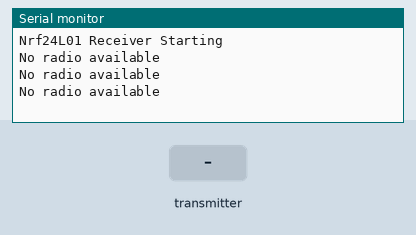
The sketch below on a simulated Arduino Uno, built with avr-gcc and run on an emulated ATmega328P. On the bench: the last lines printed to the serial monitor. The test bench sets the inputs (shaded band). No radio packets arrive unless stated.

Above: at 2.2 s.
2.3 s: the transmitter starts sending joystick.0 = 0
At 2.9 s:
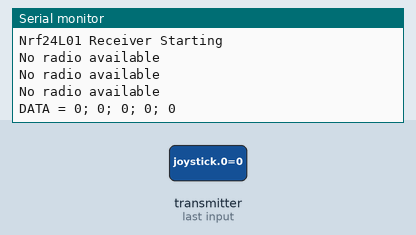
4.5 s: the transmitter starts sending joystick.1 = 256
At 4.9 s:
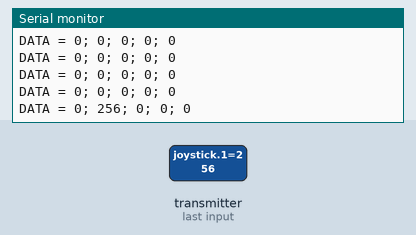
7.5 s: the transmitter starts sending joystick.2 = 256
At 7.9 s:
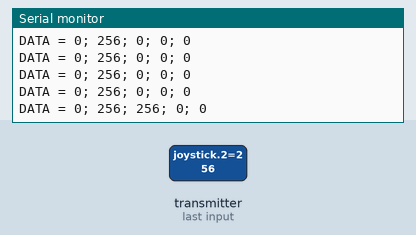
10.5 s: the transmitter starts sending joystick.3 = 256
At 10.9 s:
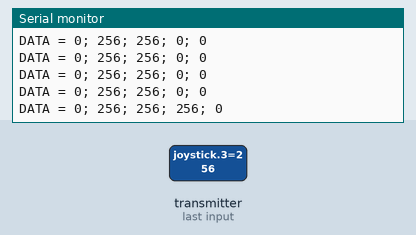
12.0 s: the transmitter starts sending joystick.4 = 256
At 12.5 s:
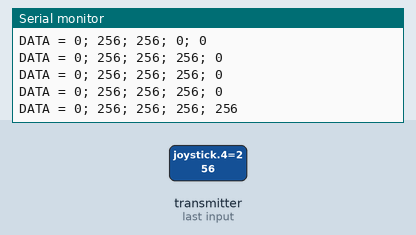
13.5 s: the transmitter starts sending joystick.0 = 256
At 14.0 s:
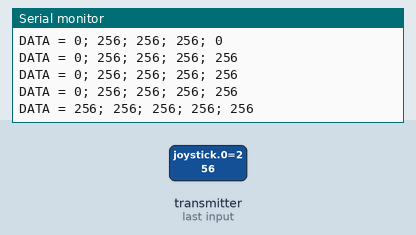

Measured:
- after the input at 2.3 s, the serial monitor: prints a new line after 0.22 s (image 1)
- after the input at 4.5 s, the serial monitor: prints a new line at once (image 2)
- after the input at 7.5 s, the serial monitor: prints a new line at once (image 3)
- after the input at 10.5 s, the serial monitor: prints a new line after 0.05 s (image 4)
- after the input at 12.0 s, the serial monitor: prints a new line after 0.05 s (image 5)
- after the input at 13.5 s, the serial monitor: prints a new line after 0.06 s (image 6)

The sketch:

Receive.ino
```cpp
/* YourDuinoStarter Example: nRF24L01 Receive Joystick values

 - WHAT IT DOES: Receives data from another transceiver with
   2 Analog values from a Joystick or 2 Potentiometers
   Displays received values on Serial Monitor
 - SEE the comments after "//" on each line below
 - CONNECTIONS: nRF24L01 Modules See:
 http://arduino-info.wikispaces.com/Nrf24L01-2.4GHz-HowTo
   1 - GND
   2 - VCC 3.3V !!! NOT 5V
   3 - CE to Arduino pin 9
   4 - CSN to Arduino pin 10
   5 - SCK to Arduino pin 13
   6 - MOSI to Arduino pin 11
   7 - MISO to Arduino pin 12
   8 - UNUSED

 - V1.00 11/26/13
   Based on examples at http://www.bajdi.com/
   Questions: terry@yourduino.com */

/*-----( Import needed libraries )-----*/
#include <SPI.h>
#include <nRF24L01.h>
#include <RF24.h>
/*-----( Declare Constants and Pin Numbers )-----*/
#define CE_PIN   9
#define CSN_PIN 10

// NOTE: the "LL" at the end of the constant is "LongLong" type
const uint64_t pipe = 0xE8E8F0F0E1LL; // Define the transmit pipe


/*-----( Declare objects )-----*/
RF24 radio(CE_PIN, CSN_PIN); // Create a Radio
/*-----( Declare Variables )-----*/
int joystick[5];  // 2 element array holding Joystick readings

void setup()   /****** SETUP: RUNS ONCE ******/
{
  Serial.begin(9600);
  delay(1000);
  Serial.println("Nrf24L01 Receiver Starting");
  radio.begin();
  radio.openReadingPipe(1, pipe);
  radio.startListening();;
}//--(end setup )---


void loop()   /****** LOOP: RUNS CONSTANTLY ******/
{
  if ( radio.available() )
  {
    // Read the data payload until we've received everything
    bool done = false;
    while (!done)
    {
      // Fetch the data payload
      done = radio.read( joystick, sizeof(joystick) );
      Serial.print("DATA = ");
      Serial.print(joystick[0]);
      Serial.print("; ");
      Serial.print(joystick[1]);
      Serial.print("; ");
      Serial.print(joystick[2]);
      Serial.print("; ");
      Serial.print(joystick[3]);
      Serial.print("; ");
      Serial.println(joystick[4]);
    }
  }
  else
  {
    Serial.println("No radio available");

  }
  delay(500);
}//--(end main loop )---

/*-----( Declare User-written Functions )-----*/

//NONE
//*********( THE END )***********
```
